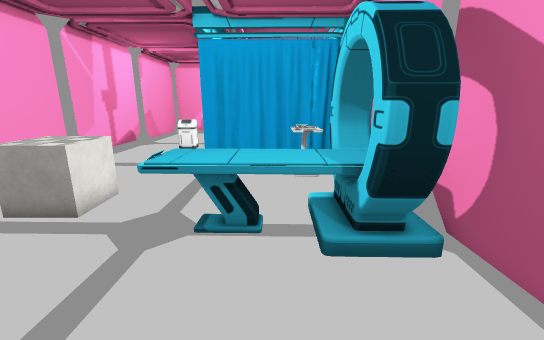
view 1 (above)

14 first-person views from a walk through a scene from a Unity 3-D project. The camera is 1.5 m above the floor, tilts 14° down and sees 90° across. The floor is counted in squares, 0.5 m on a side. Each view is taken from the middle of a square. On the plan, view 1 faces up. The plan holds only what a view shows up to about 20 squares ahead; the rest is blank. The player is left out. Some animated figures are left out. Some surface patterns are stand-ins.

view 2
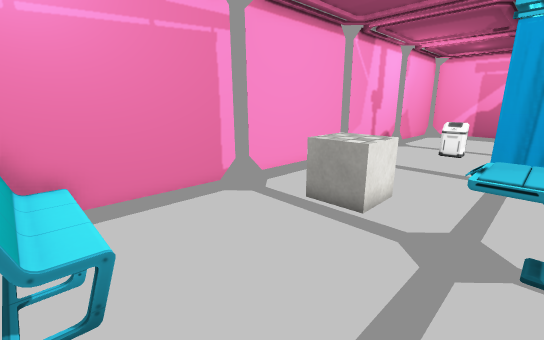

view 3
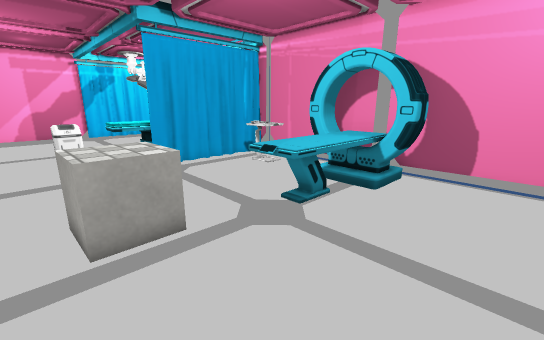

view 4
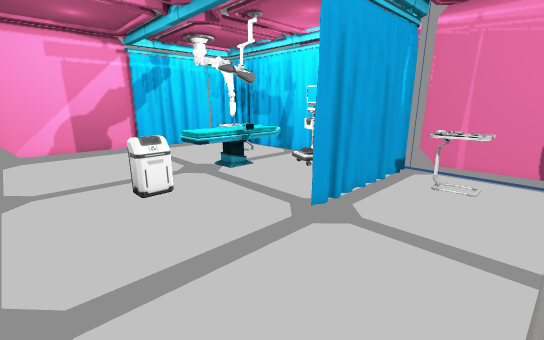

view 5
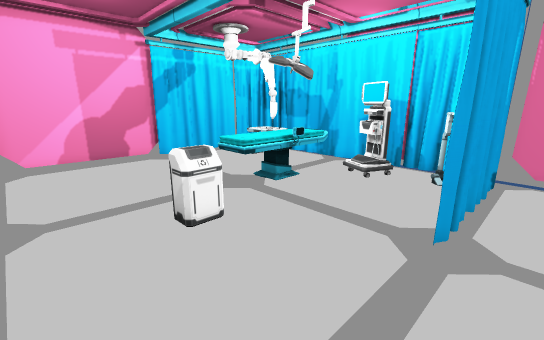

view 6
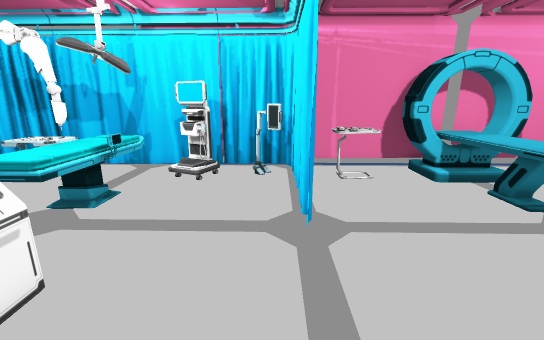

view 7
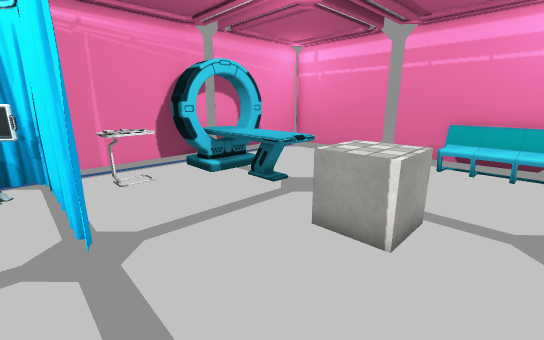

view 8
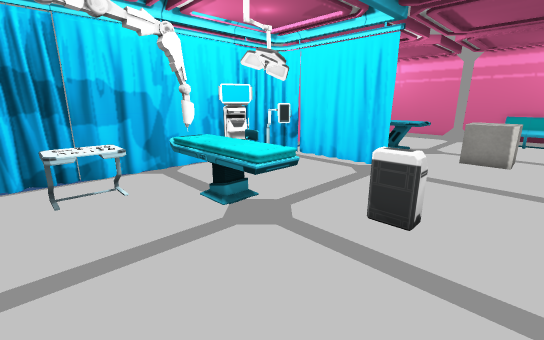

view 9
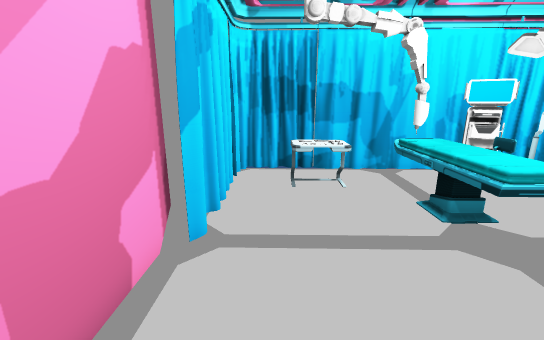

view 10
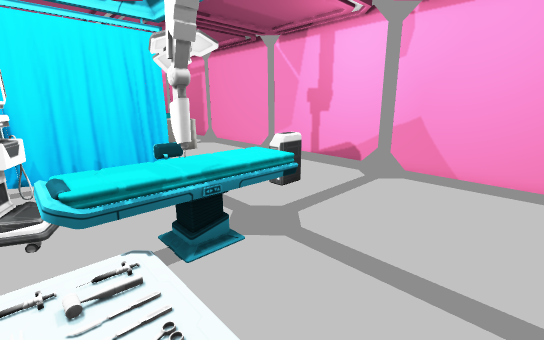

view 11
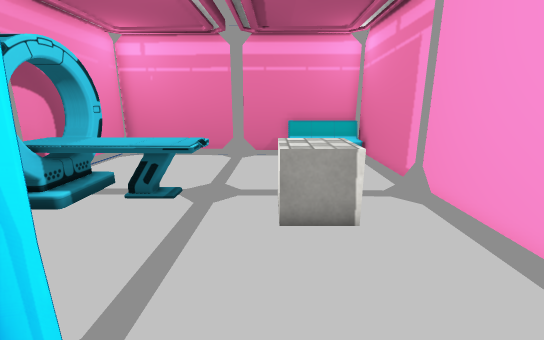

view 12
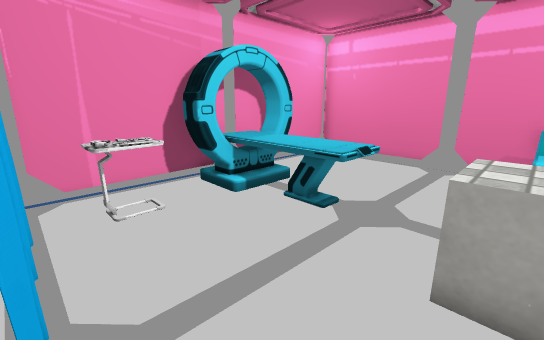

view 13
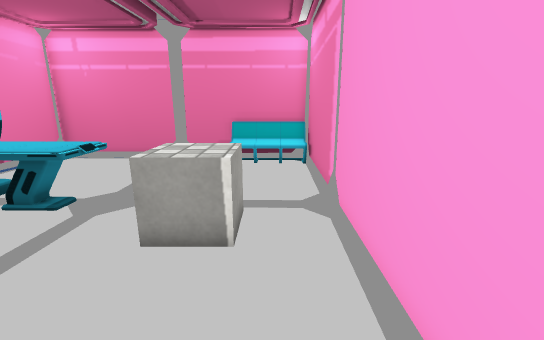

view 14
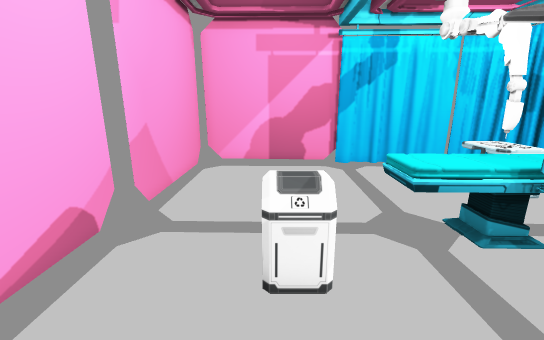

### Floor plan
Key: @ floor where view 1 was taken; # wall or solid block; . floor; = window, fence, low wall or low ledge; B bin; T table; C cube; E bench; R terminal; O other object.
Columns run from 10 left of view 1 to 4 right of it. Each row starts with its distance up from view 1.
 27  ##############
 26  #.......OOOOO#
 25  #............#
 24  #.........TTT#
 23  #.........TTT#
 22  #.........TTT#
 21  #.....TTTTTTO
 20  #.....TTTTTTO
 19 # .....TTTTTTO
 18 #...BB.......R#
 17 #............R#
 16 #............O#
 15 #............O#
 14 #...........OO#
 13 #......OOOOOOO#
 12 #..........TT #
 11 #..........TT #
 10 #..........TT #
  9 #..CCC....... #
  8 #..CCC......OO#
  7 #..CCC.OOOOOOO#
  6 #......OOOOOOO#
  5 #.......OOOOOO#
  4 #...........OO#
  3 #............ #
  2 #............ #
  1 #............#
  0 E=== .....@..#
 -1 ##############

Where each view was taken, in squares from view 1:
view 1: 0 up, 0 right, facing up
view 2: 0 up, 2 left, facing up-left
view 3: 1 up, 8 left, facing up-right
view 4: 9 up, 9 left, facing up-right
view 5: 12 up, 9 left, facing up-right
view 6: 14 up, 9 left, facing right
view 7: 14 up, 9 left, facing down-right
view 8: 25 up, 8 left, facing down-right
view 9: 25 up, 8 left, facing right
view 10: 25 up, 2 right, facing down-left
view 11: 15 up, 5 left, facing down
view 12: 13 up, 6 left, facing down-right
view 13: 14 up, 8 left, facing down
view 14: 14 up, 6 left, facing up
